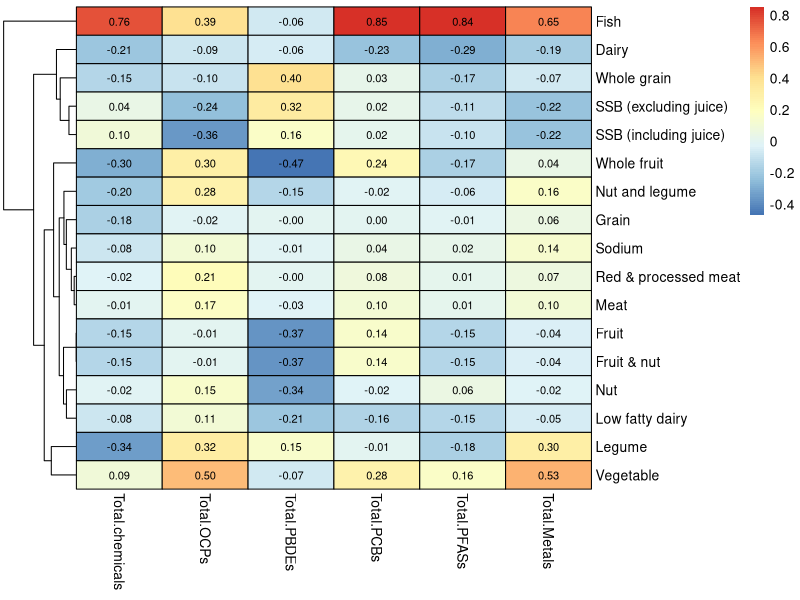
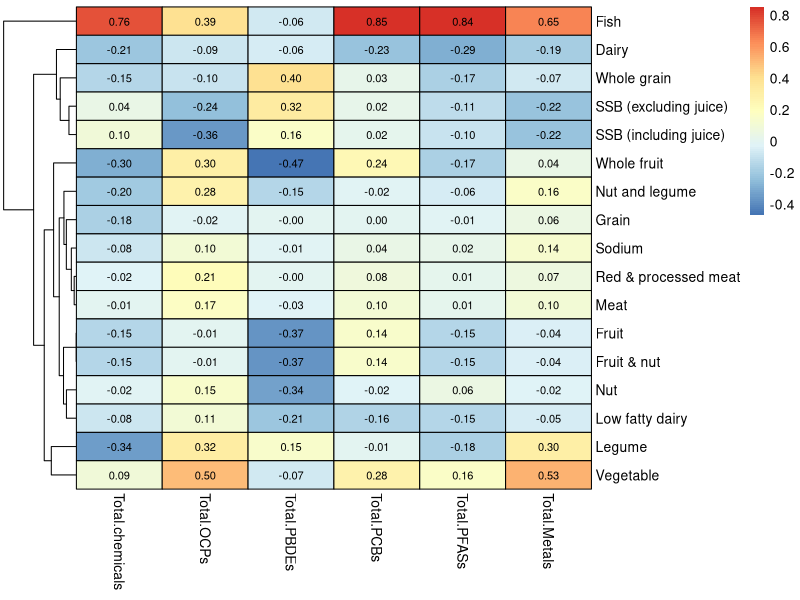

The R source for these figures, in order:
setwd("C:/nus_project/1st_nus_chemical_nutrition/formal_analysis/revision02202024")
library(pheatmap)
library(vegan)
library(openxlsx)
library(gplots)
data<- read.xlsx("figure_S6.xlsx", sheet ="no_nutrient1")

rownames(data) <- data[,1]
data<-data[,-1]
data<- as.matrix(data)

Figure_S6<-pheatmap(data, cluster_row = TRUE,cluster_cols = FALSE,border_color = "black",
                                             display_numbers = TRUE,        
                                             number_color = "black",        
                                             fontsize=10,                   
                                             number_format = "%.2f")          
pdf("Figure_S6.pdf", width = 6, height = 4)
print(Figure_S6)
dev.off()
